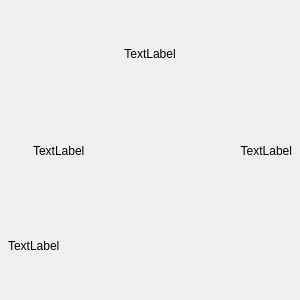
<?xml version="1.0" encoding="UTF-8"?>
<ui version="4.0">
 <class>ComicItem</class>
 <widget class="QWidget" name="ComicItem">
  <property name="geometry">
   <rect>
    <x>0</x>
    <y>0</y>
    <width>300</width>
    <height>300</height>
   </rect>
  </property>
  <property name="minimumSize">
   <size>
    <width>0</width>
    <height>0</height>
   </size>
  </property>
  <property name="maximumSize">
   <size>
    <width>16777215</width>
    <height>16777215</height>
   </size>
  </property>
  <property name="windowTitle">
   <string>Form</string>
  </property>
  <property name="styleSheet">
   <string notr="true">QToolButton
{
background-color:transparent;
  border: 0px;
  height: 0px;
  margin: 0px;
  padding: 0px;
  border-right: 0px;
  border-left: 0px;
}
QToolButton:hover  {
background-color:transparent;
  border-right: 0px;
  border-left: 0px;
}

QToolButton:pressed  {
background-color:transparent;
  border-right: 0px;
  border-left: 0px;
}

QToolButton:checked  {
background-color:transparent;
  border-right: 0px;
  border-left: 0px;
}</string>
  </property>
  <layout class="QVBoxLayout" name="verticalLayout_2">
   <property name="spacing">
    <number>4</number>
   </property>
   <property name="leftMargin">
    <number>8</number>
   </property>
   <property name="topMargin">
    <number>8</number>
   </property>
   <property name="rightMargin">
    <number>8</number>
   </property>
   <property name="bottomMargin">
    <number>8</number>
   </property>
   <item alignment="Qt::AlignmentFlag::AlignHCenter">
    <widget class="ComicLabel" name="picLabel">
     <property name="text">
      <string>TextLabel</string>
     </property>
     <property name="alignment">
      <set>Qt::AlignmentFlag::AlignCenter</set>
     </property>
    </widget>
   </item>
   <item>
    <layout class="QHBoxLayout" name="horizontalLayout">
     <property name="spacing">
      <number>6</number>
     </property>
     <property name="leftMargin">
      <number>0</number>
     </property>
     <property name="topMargin">
      <number>2</number>
     </property>
     <property name="rightMargin">
      <number>0</number>
     </property>
     <property name="bottomMargin">
      <number>0</number>
     </property>
     <item>
      <widget class="QToolButton" name="toolButton">
       <property name="minimumSize">
        <size>
         <width>0</width>
         <height>20</height>
        </size>
       </property>
       <property name="text">
        <string/>
       </property>
      </widget>
     </item>
     <item>
      <widget class="QLabel" name="categoryLabel">
       <property name="sizePolicy">
        <sizepolicy hsizetype="Ignored" vsizetype="Preferred">
         <horstretch>1</horstretch>
         <verstretch>0</verstretch>
        </sizepolicy>
       </property>
       <property name="maximumSize">
        <size>
         <width>16777215</width>
         <height>16777215</height>
        </size>
       </property>
       <property name="text">
        <string>TextLabel</string>
       </property>
      </widget>
     </item>
     <item>
      <widget class="QToolButton" name="starButton">
       <property name="maximumSize">
        <size>
         <width>16777215</width>
         <height>16777215</height>
        </size>
       </property>
       <property name="text">
        <string/>
       </property>
      </widget>
     </item>
     <item alignment="Qt::AlignmentFlag::AlignRight">
      <widget class="QLabel" name="timeLabel">
       <property name="text">
        <string>TextLabel</string>
       </property>
       <property name="alignment">
        <set>Qt::AlignmentFlag::AlignRight|Qt::AlignmentFlag::AlignTrailing|Qt::AlignmentFlag::AlignVCenter</set>
       </property>
      </widget>
     </item>
    </layout>
   </item>
   <item>
    <widget class="QLabel" name="nameLable">
     <property name="maximumSize">
      <size>
       <width>16777215</width>
       <height>16777215</height>
      </size>
     </property>
     <property name="text">
      <string>TextLabel</string>
     </property>
    </widget>
   </item>
  </layout>
 </widget>
 <customwidgets>
  <customwidget>
   <class>ComicLabel</class>
   <extends>QLabel</extends>
   <header>component.label.comic_label.h</header>
  </customwidget>
 </customwidgets>
 <resources/>
 <connections/>
</ui>
